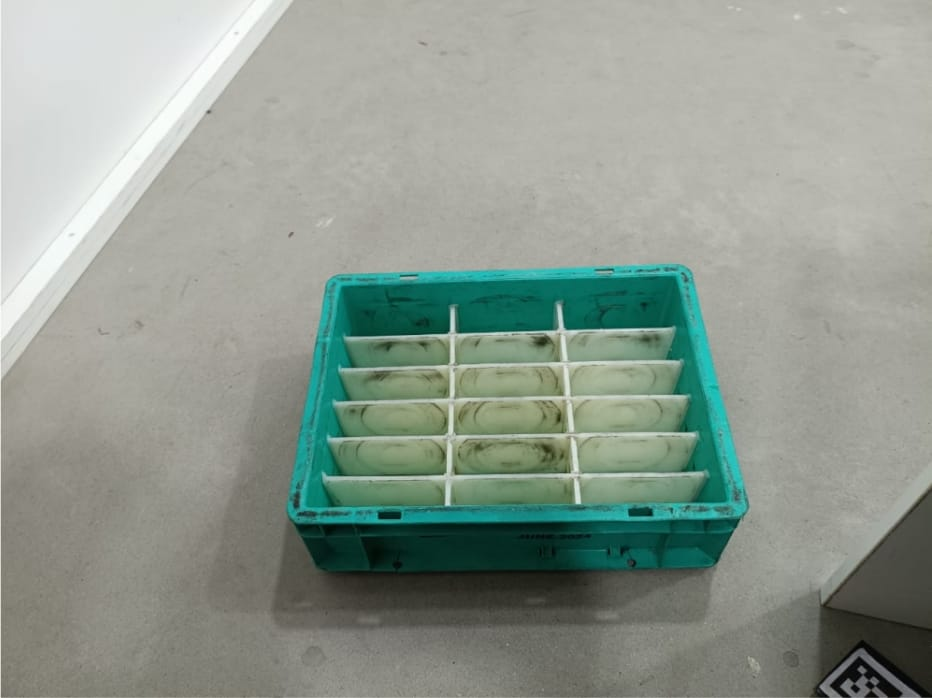
#> input picture crate.jpg, 932 x 698 px, given in place of the camera
$ python 'crate_detection_3(almostworking).py'
#> lines starting #> are read from the running program, lines starting #| are printed output that depends on the picture; after the words box and inside, x2 and y2 are one past the last pixel; in counts of white or black regions, pixels touching at a corner belong together
"""
Grayscale Segmentation for Rectangular Corner Detection
Author: Adithya Satheesh (Modified by AI)
Date: October 19, 2025
Description: Segments a grayscale image and uses morphological closing to merge
             details. It then finds the convex hull of contours to robustly
             detect the corners of solid rectangular shapes, ignoring internal holes.
"""

import cv2
import numpy as np
from collections import deque
import time
import json
import os


class CornerDetector:
    def __init__(self, settings_file="settings.json"):
        """Initialize the corner detector with tunable parameters for segmentation."""

        self.settings_file = settings_file

        # --- Set Default Parameters ---
        self.blur_size = 7
        self.epsilon = 0.02
        self.min_area = 1000
        self.smoothing = 5
        self.max_area_ratio = 0.80
        self.rectangularity_threshold = 0.80
        self.adaptive_block_size = 41
        self.adaptive_c = 5
        self.invert_threshold = 1
        self.morph_close_size = 10

        self.corner_history = deque(maxlen=self.smoothing)
        self.fps_history = deque(maxlen=30)

        self.setup_controls()
        self.load_settings()

    def save_settings(self):
        """Save the current control parameters to a JSON file."""
        settings = {
            'blur_size': self.blur_size, 'epsilon': self.epsilon, 'min_area': self.min_area,
            'smoothing': self.smoothing, 'max_area_ratio': self.max_area_ratio,
            'rectangularity_threshold': self.rectangularity_threshold,
            'adaptive_block_size': self.adaptive_block_size, 'adaptive_c': self.adaptive_c,
            'invert_threshold': self.invert_threshold, 'morph_close_size': self.morph_close_size
        }
        try:
            with open(self.settings_file, 'w') as f:
                json.dump(settings, f, indent=4)
            print(f"\n[INFO] Settings saved to {self.settings_file}")
        except IOError as e:
            print(f"\n[ERROR] Could not save settings: {e}")

    def load_settings(self):
        """Load control parameters from a JSON file if it exists."""
        if not os.path.exists(self.settings_file):
            print("[INFO] No settings file found. Using default values.")
            return
        try:
            with open(self.settings_file, 'r') as f:
                settings = json.load(f)
                for key, value in settings.items():
                    setattr(self, key, value) # Set all attributes from the file
            print(f"[INFO] Settings loaded from {self.settings_file}")
            self.update_controls()
        except (IOError, json.JSONDecodeError) as e:
            print(f"\n[ERROR] Could not load or parse settings file: {e}")

    def update_controls(self):
        """Update the trackbar positions to match the current parameter values."""
        cv2.setTrackbarPos('Blur', 'Controls', self.blur_size)
        cv2.setTrackbarPos('Min Area', 'Controls', self.min_area // 10)
        cv2.setTrackbarPos('Epsilon x100', 'Controls', int(self.epsilon * 100))
        cv2.setTrackbarPos('Smoothing', 'Controls', self.smoothing)
        cv2.setTrackbarPos('Adaptive Block Size', 'Controls', self.adaptive_block_size)
        cv2.setTrackbarPos('Adaptive C', 'Controls', self.adaptive_c)
        cv2.setTrackbarPos('Invert Threshold', 'Controls', self.invert_threshold)
        cv2.setTrackbarPos('Max Area %', 'Controls', int(self.max_area_ratio * 100))
        cv2.setTrackbarPos('Rectangularity %', 'Controls', int(self.rectangularity_threshold * 100))
        cv2.setTrackbarPos('Morph Close Size', 'Controls', self.morph_close_size)

    def setup_controls(self):
        """Create control panel for parameter tuning."""
        cv2.namedWindow('Controls')

        cv2.createTrackbar('Blur', 'Controls', self.blur_size, 25,
                          lambda x: setattr(self, 'blur_size', x if x % 2 == 1 and x > 0 else x + 1))
        cv2.createTrackbar('Min Area', 'Controls', self.min_area // 10, 2000,
                          lambda x: setattr(self, 'min_area', x * 10))
        cv2.createTrackbar('Epsilon x100', 'Controls', int(self.epsilon * 100), 10,
                          lambda x: setattr(self, 'epsilon', x / 100))
        cv2.createTrackbar('Smoothing', 'Controls', self.smoothing, 20,
                          self.update_smoothing)
        cv2.createTrackbar('Adaptive Block Size', 'Controls', self.adaptive_block_size, 255,
                           lambda x: setattr(self, 'adaptive_block_size', x if x % 2 == 1 and x > 2 else 3))
        cv2.createTrackbar('Adaptive C', 'Controls', self.adaptive_c, 50,
                           lambda x: setattr(self, 'adaptive_c', x))
        cv2.createTrackbar('Invert Threshold', 'Controls', self.invert_threshold, 1,
                           lambda x: setattr(self, 'invert_threshold', x))
        cv2.createTrackbar('Max Area %', 'Controls', int(self.max_area_ratio * 100), 100,
                           lambda x: setattr(self, 'max_area_ratio', x / 100.0))
        cv2.createTrackbar('Rectangularity %', 'Controls', int(self.rectangularity_threshold * 100), 100,
                           lambda x: setattr(self, 'rectangularity_threshold', x / 100.0))
        cv2.createTrackbar('Morph Close Size', 'Controls', self.morph_close_size, 50,
                           lambda x: setattr(self, 'morph_close_size', x))

    # [4 lines left out: function update_smoothing, not called in this run]

    def segment_image(self, frame):
        gray = cv2.cvtColor(frame, cv2.COLOR_BGR2GRAY)
        kernel_size = self.blur_size if self.blur_size % 2 == 1 else self.blur_size + 1
        blurred = cv2.GaussianBlur(gray, (kernel_size, kernel_size), 0)

        block_size = self.adaptive_block_size if self.adaptive_block_size % 2 == 1 and self.adaptive_block_size > 1 else 3
        threshold_type = cv2.THRESH_BINARY_INV if self.invert_threshold == 1 else cv2.THRESH_BINARY

        segmented_mask = cv2.adaptiveThreshold(
            blurred, 255, cv2.ADAPTIVE_THRESH_GAUSSIAN_C, threshold_type,
            block_size, self.adaptive_c
        )

        if self.morph_close_size > 0:
            kernel = cv2.getStructuringElement(cv2.MORPH_RECT, (self.morph_close_size, self.morph_close_size))
            segmented_mask = cv2.morphologyEx(segmented_mask, cv2.MORPH_CLOSE, kernel)

        return segmented_mask

    def is_rectangular(self, contour):
        _, (width, height), _ = cv2.minAreaRect(contour)
        contour_area = cv2.contourArea(contour)
        bounding_box_area = width * height
        if bounding_box_area == 0: return False
        ratio = contour_area / bounding_box_area
        return ratio >= self.rectangularity_threshold

    def find_rectangles(self, segmented_mask, frame_shape):
        """Find rectangular contours using their convex hull for robustness."""
        contours, _ = cv2.findContours(segmented_mask, cv2.RETR_EXTERNAL, cv2.CHAIN_APPROX_SIMPLE)
        max_area = frame_shape[0] * frame_shape[1] * self.max_area_ratio

        rectangles = []
        for c in contours:
            area = cv2.contourArea(c)
            if not (self.min_area < area < max_area):
                continue

            # --- NEW STEP: Use the Convex Hull ---
            # This creates a solid shape around the contour, ignoring holes.
            hull = cv2.convexHull(c)

            # Now, perform all checks on the simplified hull
            hull_area = cv2.contourArea(hull)
            peri = cv2.arcLength(hull, True)
            approx = cv2.approxPolyDP(hull, self.epsilon * peri, True)

            # Check if the solid hull shape is a 4-sided polygon
            if len(approx) == 4 and self.is_rectangular(hull):
                rectangles.append({'corners': approx, 'area': hull_area})

        rectangles.sort(key=lambda x: x['area'], reverse=True)
        return rectangles

    def order_corners(self, corners):
        pts = corners.reshape(4, 2)
        ordered = np.zeros((4, 2), dtype=np.float32)
        s = pts.sum(axis=1)
        diff = np.diff(pts, axis=1)
        ordered[0] = pts[np.argmin(s)]
        ordered[2] = pts[np.argmax(s)]
        ordered[1] = pts[np.argmin(diff)]
        ordered[3] = pts[np.argmax(diff)]
        return ordered

    def smooth_corners(self, corners):
        self.corner_history.append(corners)
        if len(self.corner_history) == 1: return corners
        return np.mean(self.corner_history, axis=0).astype(np.float32)

    def draw_corners(self, frame, corners):
        output = frame.copy()
        colors = [(0, 255, 0), (255, 0, 0), (0, 0, 255), (255, 255, 0)]
        labels = ['TL', 'TR', 'BR', 'BL']
        for i, (corner, color, label) in enumerate(zip(corners, colors, labels)):
            x, y = int(corner[0]), int(corner[1])
            cv2.circle(output, (x, y), 8, color, -1)
            cv2.circle(output, (x, y), 10, (255, 255, 255), 2)
            cv2.putText(output, f'{label}', (x + 15, y), cv2.FONT_HERSHEY_SIMPLEX, 0.6, color, 2)
        for i in range(4):
            pt1 = tuple(corners[i].astype(int))
            pt2 = tuple(corners[(i + 1) % 4].astype(int))
            cv2.line(output, pt1, pt2, (0, 255, 255), 2)
        return output

    def add_info_overlay(self, frame, num_shapes, has_corners, fps):
        overlay = frame.copy()
        cv2.rectangle(overlay, (10, 10), (300, 100), (0, 0, 0), -1)
        cv2.addWeighted(overlay, 0.7, frame, 0.3, 0, frame)

        title = "Segmentation Corner Detector"
        status = "DETECTED" if has_corners else "No shape found"
        status_color = (0, 255, 0) if has_corners else (0, 0, 255)

        cv2.putText(frame, title, (20, 35), cv2.FONT_HERSHEY_SIMPLEX, 0.7, (0, 255, 255), 2)
        cv2.putText(frame, f'FPS: {fps:.1f}', (20, 60), cv2.FONT_HERSHEY_SIMPLEX, 0.5, (255, 255, 255), 1)
        cv2.putText(frame, f'Shapes Found: {num_shapes}', (20, 82), cv2.FONT_HERSHEY_SIMPLEX, 0.5, (255, 255, 255), 1)
        cv2.putText(frame, status, (220, 82), cv2.FONT_HERSHEY_SIMPLEX, 0.5, status_color, 2)
        return frame

    def process_frame(self, frame, show_debug=False):
        start_time = time.time()

        segmented_mask = self.segment_image(frame)
        rectangles = self.find_rectangles(segmented_mask, frame.shape)

        corners = None
        output = frame.copy()

        if rectangles:
            best_rect = rectangles[0]
            ordered = self.order_corners(best_rect['corners'])
            corners = self.smooth_corners(ordered)
            output = self.draw_corners(frame, corners)

        elapsed_time = time.time() - start_time
        fps = 1.0 / elapsed_time if elapsed_time > 0 else 999.0

        self.fps_history.append(fps)
        avg_fps = np.mean(self.fps_history)

        output = self.add_info_overlay(output, len(rectangles), corners is not None, avg_fps)

        debug = None
        if show_debug:
            debug = cv2.cvtColor(segmented_mask, cv2.COLOR_GRAY2BGR)
            for i, rect in enumerate(rectangles[:5]):
                color = (0, 255, 0) if i == 0 else (100, 100, 255)
                # Draw the approximated corners on the debug view
                cv2.drawContours(debug, [rect['corners']], -1, color, 2)

        return output, corners, debug


def main():
    cap = cv2.VideoCapture(1)
    if not cap.isOpened():
        print("ERROR: Cannot open webcam!")
        return

    cap.set(cv2.CAP_PROP_FRAME_WIDTH, 640)
    cap.set(cv2.CAP_PROP_FRAME_HEIGHT, 480)

    detector = CornerDetector()
#> (reads settings.json from the repository)

    print("\n" + "=" * 60)
    print(" ROBUST CORNER DETECTION (V5 - with Convex Hull)")
    print("=" * 60)
    print("\n HOW TO TUNE:")
    print("  - The system now uses a 'convex hull' to ignore holes in objects,")
    print("    making detection much more stable.")
    print("  - Use 'Morph Close Size' to merge separate parts of an object.")
    print("\n CONTROLS:")
    print("  'q' - Quit (and save settings)")
    print("  'c' - Manually Save Current Settings")
    print("  'd' - Toggle Debug View")
    print("  'r' - Reset Smoothing")
    print("=" * 60)

    show_debug = False
    debug_window_name = "Debug View (Segmentation Mask)"

    while True:
        ret, frame = cap.read()
#> frame is the input picture: shape (698, 932, 3); mean B, G, R 143.8, 153.6, 143
        if not ret: break

        output, corners, debug = detector.process_frame(frame, show_debug)
#> in segment_image, `segmented_mask = cv2.adaptiveThreshold( blurred, 255, cv2.ADAPTIVE_THR..`:
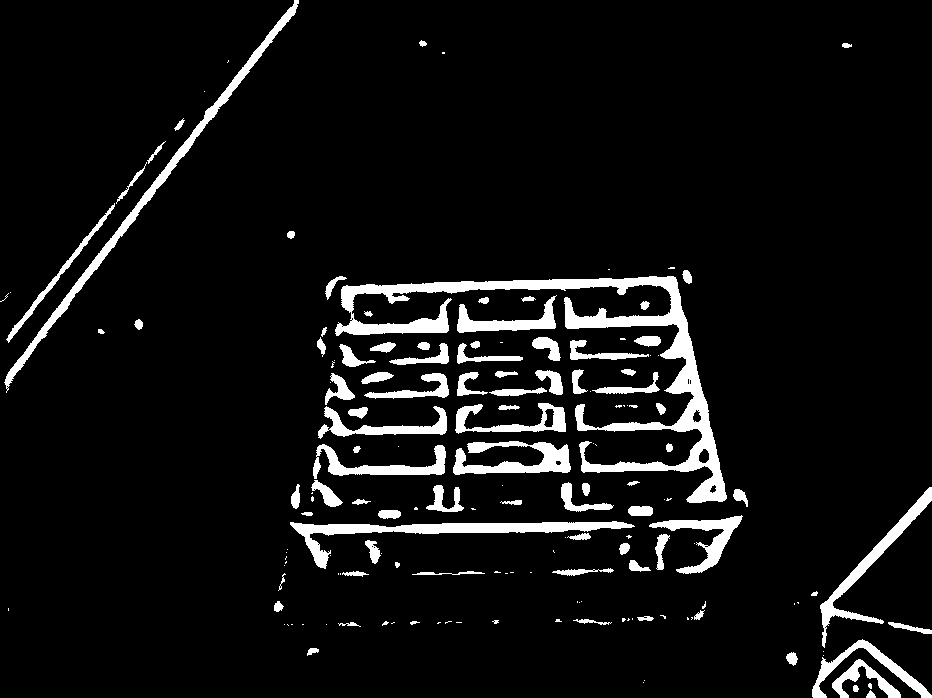
#> segmented_mask: shape (698, 932); 7% white; 163 white regions (75 under 20 px), largest, box (x1, y1, x2, y2) and area: (335, 276, 727, 503) 12256, (4, 0, 299, 393) 3630, (290, 521, 635, 569) 3404
#> in segment_image, `segmented_mask = cv2.morphologyEx(segmented_mask, cv2.MORPH_CLOSE, ker..`:
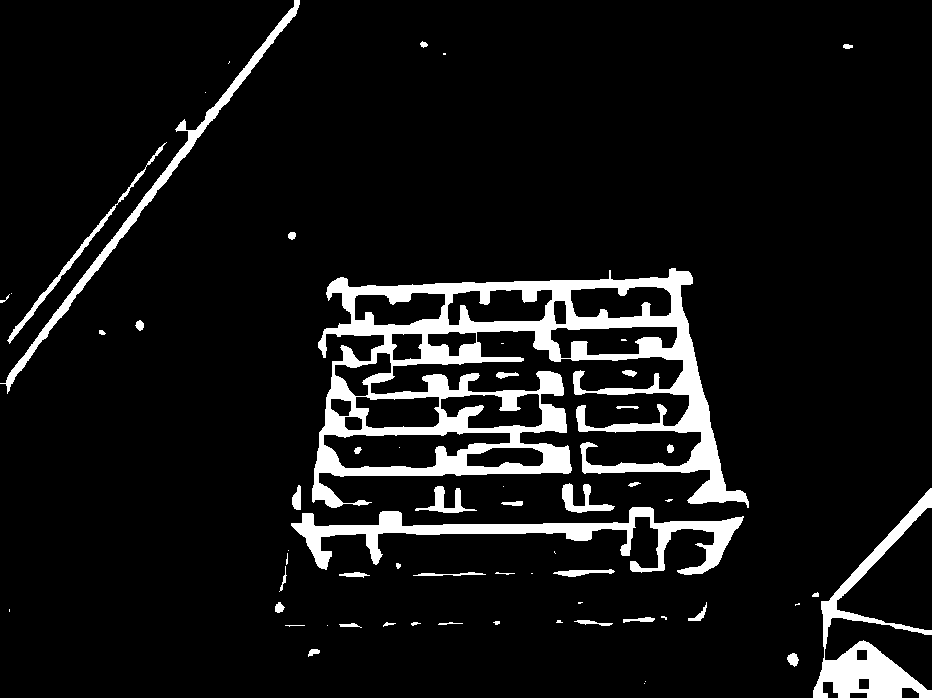
#> segmented_mask: shape (698, 932); 8.3% white; 61 white regions (21 under 20 px)
#> in find_rectangles, `contours, _ = cv2.findContours(segmented_mask, cv2.RETR_EXTERNAL, cv2...`: contours = 58 contours, 29 with area under 20; largest, box (x1, y1, x2, y2) and area: (312, 268, 749, 508) 53366, (291, 507, 744, 575) 6622, (813, 488, 932, 698) 5805, (0, 0, 300, 394) 3351, (7, 142, 167, 344) 824
#> the loop in find_rectangles, `for c in contours:` made 58 passes
#> area on passes 3, 4, 7, 12, 14, 18, 20, 24: 94, 44.5, 38.5, 70, 74, 76, 60, 77
#> after the loop in find_rectangles, `for c in contours:`: rectangles = 2 items
#> in process_frame, `best_rect = rectangles[0]`: best_rect = {'corners': [[690, 273], [748, 507], [312, 501], [332, 281]], 'area': 94386.5}
#> in order_corners, `pts = corners.reshape(4, 2)`: pts = [[690, 273], [748, 507], [312, 501], [332, 281]]
#> in order_corners, `s = pts.sum(axis=1)`: s = [963, 1255, 813, 613]
#> in order_corners, `diff = np.diff(pts, axis=1)`: diff = [-417, -241, 189, -51]
#> in process_frame, `ordered = self.order_corners(best_rect['corners'])`: ordered = [[332, 281], [690, 273], [748, 507], [312, 501]]
#> the loop in draw_corners, `for i, (corner, color, label) in enumerate(zip(corners, colors, labels..` made 4 passes
#> (color, label, x, y) on passes 1 to 4: ((0, 255, 0), 'TL', 332, 281), ((255, 0, 0), 'TR', 690, 273), ((0, 0, 255), 'BR', 748, 507), ((255, 255, 0), 'BL', 312, 501)
#> after the loop in draw_corners, `for i, (corner, color, label) in enumerate(zip(corners, colors, labels..`:
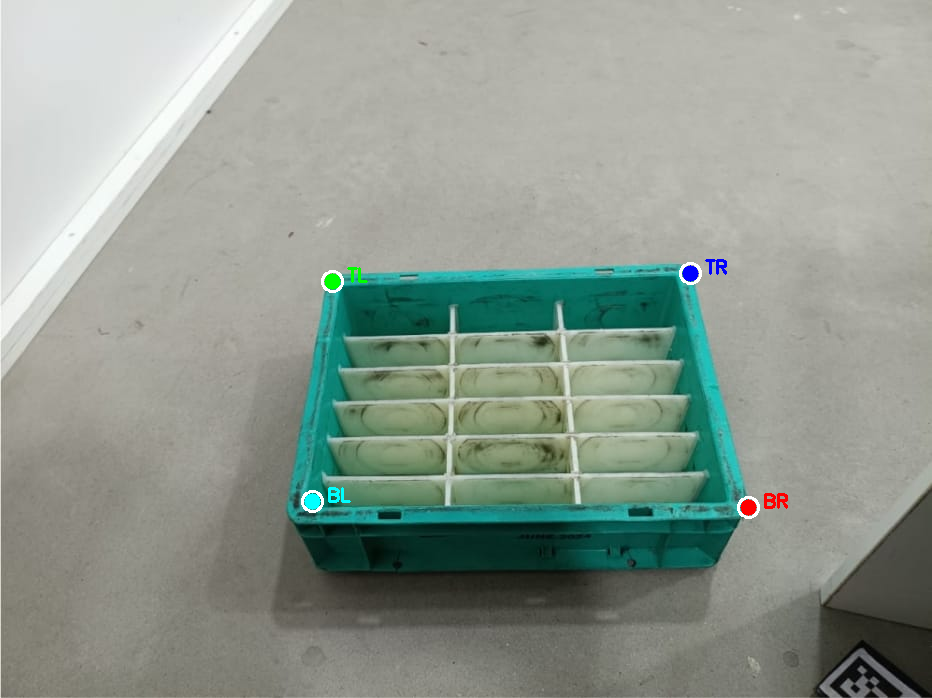
#> output: shape (698, 932, 3); 0.36% of pixels changed, all inside (x1, y1, x2, y2) = (301, 259, 788, 519)
#> the loop in draw_corners, `for i in range(4):` made 4 passes
#> (pt1, pt2) on passes 1 to 4: ((332, 281), (690, 273)), ((690, 273), (748, 507)), ((748, 507), (312, 501)), ((312, 501), (332, 281))
#> after the loop in draw_corners, `for i in range(4):`:
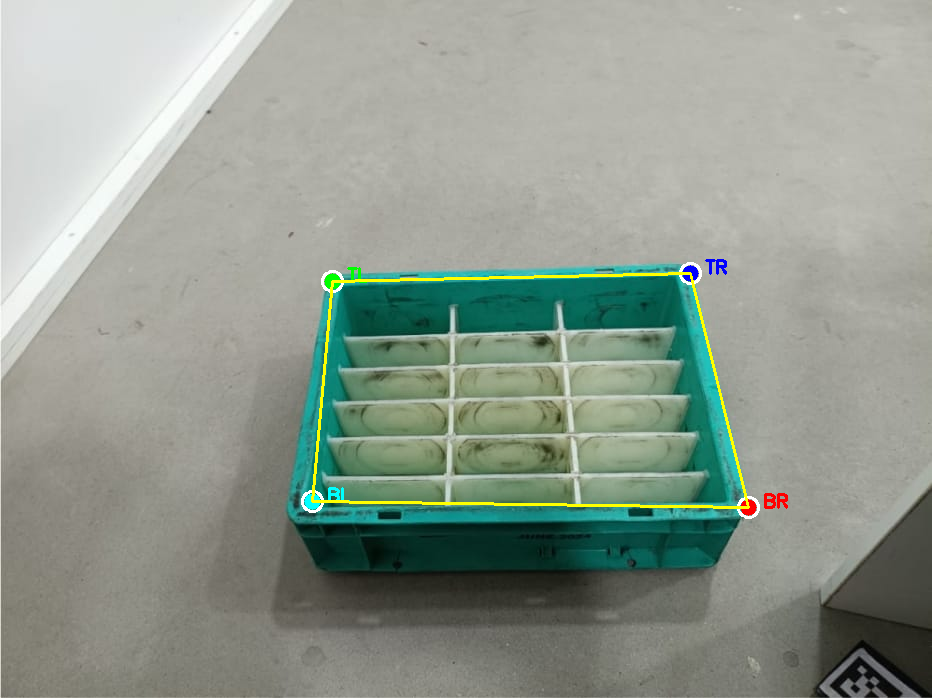
#> output: shape (698, 932, 3); 0.57% of pixels changed, all inside (x1, y1, x2, y2) = (311, 272, 750, 509)
#> in add_info_overlay, `cv2.rectangle(overlay, (10, 10), (300, 100), (0, 0, 0), -1)`:
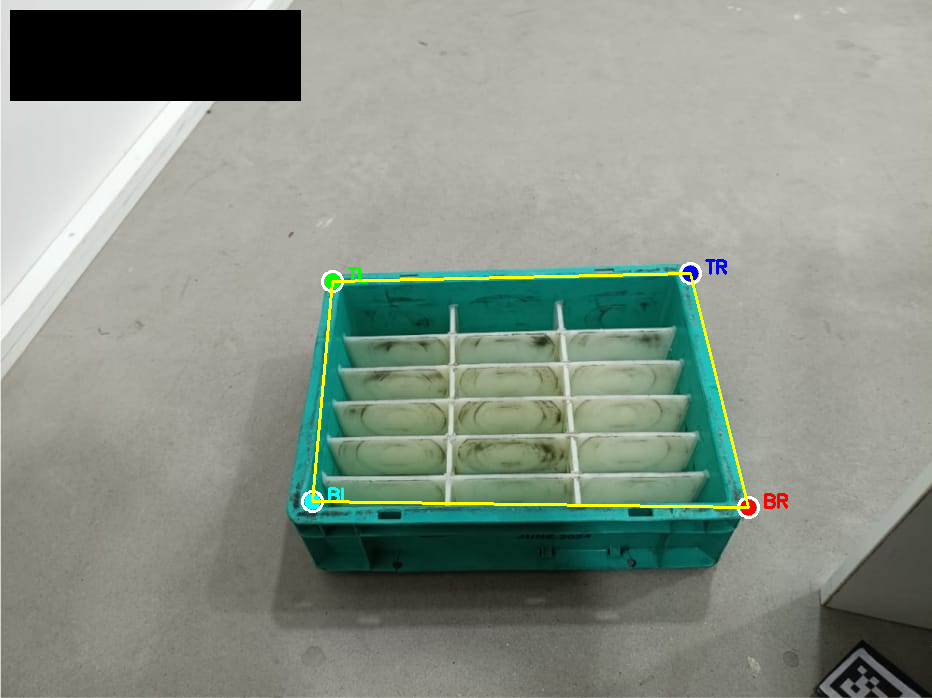
#> overlay: shape (698, 932, 3); 4.07% of pixels changed, all inside (x1, y1, x2, y2) = (10, 10, 301, 101)
#> in add_info_overlay, `cv2.putText(frame, status, (220, 82), cv2.FONT_HERSHEY_SIMPLEX, 0.5, s..`:
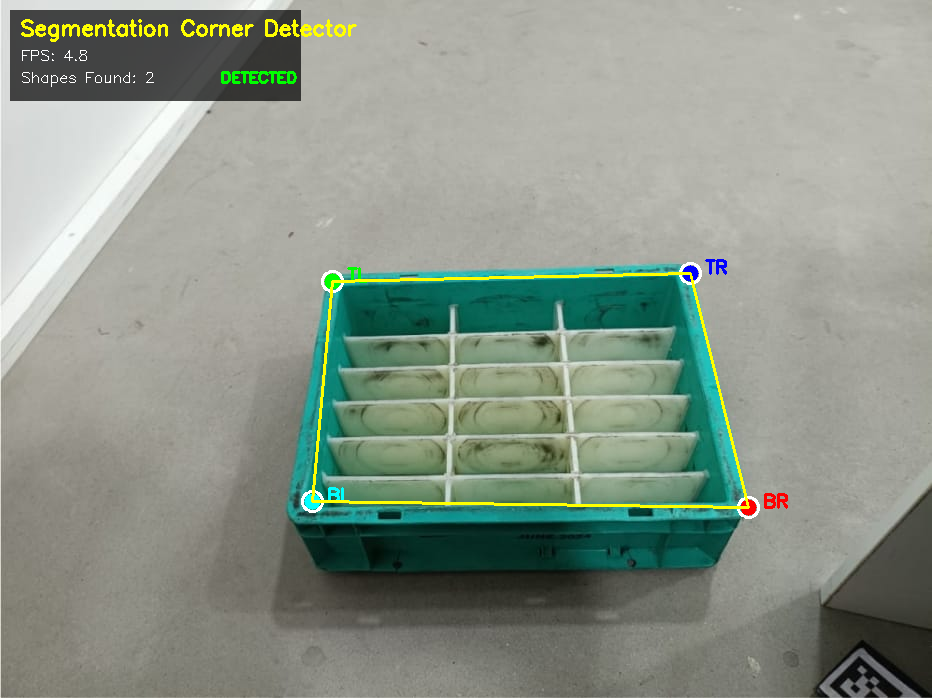
#> frame: shape (698, 932, 3); mean B, G, R 136.7, 148.8, 138.8
#> corners = [[332, 281], [690, 273], [748, 507], [312, 501]]
        cv2.imshow('Corner Detection', output)

        if show_debug and debug is not None:
            cv2.imshow(debug_window_name, debug)

        key = cv2.waitKey(1) & 0xFF
#> (key q is pressed here)
        if key == ord('q'):
            print("\n[INFO] Exiting and saving settings...")
            detector.save_settings()
            break
        elif key == ord('c'):
            detector.save_settings()
        elif key == ord('d'):
            show_debug = not show_debug
            if not show_debug:
                cv2.destroyWindow(debug_window_name)
        elif key == ord('r'):
            detector.corner_history.clear()
            print("\n[RESET] Smoothing history cleared")

    cap.release()
    cv2.destroyAllWindows()

if __name__ == "__main__":
    main()
